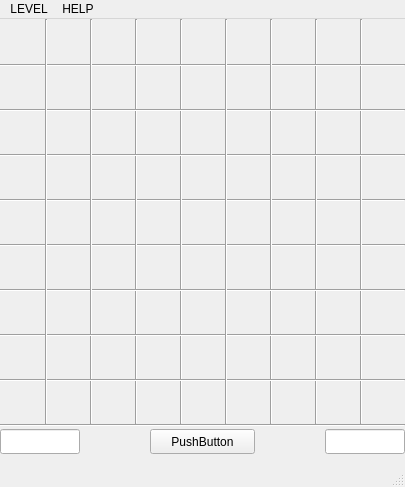
<?xml version="1.0" encoding="UTF-8"?>
<ui version="4.0">
 <class>Sudoku</class>
 <widget class="QMainWindow" name="Sudoku">
  <property name="windowModality">
   <enum>Qt::NonModal</enum>
  </property>
  <property name="geometry">
   <rect>
    <x>0</x>
    <y>0</y>
    <width>405</width>
    <height>487</height>
   </rect>
  </property>
  <property name="windowTitle">
   <string>MainWindow</string>
  </property>
  <widget class="QWidget" name="centralwidget">
   <widget class="Line" name="line_4">
    <property name="geometry">
     <rect>
      <x>0</x>
      <y>180</y>
      <width>405</width>
      <height>3</height>
     </rect>
    </property>
    <property name="orientation">
     <enum>Qt::Horizontal</enum>
    </property>
   </widget>
   <widget class="Line" name="line_5">
    <property name="geometry">
     <rect>
      <x>0</x>
      <y>225</y>
      <width>405</width>
      <height>3</height>
     </rect>
    </property>
    <property name="orientation">
     <enum>Qt::Horizontal</enum>
    </property>
   </widget>
   <widget class="Line" name="line_14">
    <property name="geometry">
     <rect>
      <x>180</x>
      <y>0</y>
      <width>3</width>
      <height>405</height>
     </rect>
    </property>
    <property name="orientation">
     <enum>Qt::Vertical</enum>
    </property>
   </widget>
   <widget class="Line" name="line_13">
    <property name="geometry">
     <rect>
      <x>135</x>
      <y>0</y>
      <width>3</width>
      <height>405</height>
     </rect>
    </property>
    <property name="orientation">
     <enum>Qt::Vertical</enum>
    </property>
   </widget>
   <widget class="Line" name="line_17">
    <property name="geometry">
     <rect>
      <x>315</x>
      <y>0</y>
      <width>3</width>
      <height>405</height>
     </rect>
    </property>
    <property name="orientation">
     <enum>Qt::Vertical</enum>
    </property>
   </widget>
   <widget class="Line" name="line_18">
    <property name="geometry">
     <rect>
      <x>360</x>
      <y>0</y>
      <width>3</width>
      <height>405</height>
     </rect>
    </property>
    <property name="orientation">
     <enum>Qt::Vertical</enum>
    </property>
   </widget>
   <widget class="Line" name="line_3">
    <property name="geometry">
     <rect>
      <x>0</x>
      <y>135</y>
      <width>405</width>
      <height>3</height>
     </rect>
    </property>
    <property name="orientation">
     <enum>Qt::Horizontal</enum>
    </property>
   </widget>
   <widget class="Line" name="line_1">
    <property name="geometry">
     <rect>
      <x>0</x>
      <y>45</y>
      <width>405</width>
      <height>3</height>
     </rect>
    </property>
    <property name="orientation">
     <enum>Qt::Horizontal</enum>
    </property>
   </widget>
   <widget class="Line" name="line_16">
    <property name="geometry">
     <rect>
      <x>270</x>
      <y>0</y>
      <width>3</width>
      <height>405</height>
     </rect>
    </property>
    <property name="orientation">
     <enum>Qt::Vertical</enum>
    </property>
   </widget>
   <widget class="Line" name="line_2">
    <property name="geometry">
     <rect>
      <x>0</x>
      <y>90</y>
      <width>405</width>
      <height>3</height>
     </rect>
    </property>
    <property name="orientation">
     <enum>Qt::Horizontal</enum>
    </property>
   </widget>
   <widget class="Line" name="line_6">
    <property name="geometry">
     <rect>
      <x>0</x>
      <y>270</y>
      <width>405</width>
      <height>3</height>
     </rect>
    </property>
    <property name="orientation">
     <enum>Qt::Horizontal</enum>
    </property>
   </widget>
   <widget class="Line" name="line_12">
    <property name="geometry">
     <rect>
      <x>90</x>
      <y>0</y>
      <width>3</width>
      <height>405</height>
     </rect>
    </property>
    <property name="orientation">
     <enum>Qt::Vertical</enum>
    </property>
   </widget>
   <widget class="Line" name="line_7">
    <property name="geometry">
     <rect>
      <x>0</x>
      <y>315</y>
      <width>405</width>
      <height>3</height>
     </rect>
    </property>
    <property name="orientation">
     <enum>Qt::Horizontal</enum>
    </property>
   </widget>
   <widget class="Line" name="line_8">
    <property name="geometry">
     <rect>
      <x>0</x>
      <y>360</y>
      <width>405</width>
      <height>3</height>
     </rect>
    </property>
    <property name="orientation">
     <enum>Qt::Horizontal</enum>
    </property>
   </widget>
   <widget class="Line" name="line_15">
    <property name="geometry">
     <rect>
      <x>225</x>
      <y>0</y>
      <width>3</width>
      <height>405</height>
     </rect>
    </property>
    <property name="orientation">
     <enum>Qt::Vertical</enum>
    </property>
   </widget>
   <widget class="Line" name="line_11">
    <property name="geometry">
     <rect>
      <x>45</x>
      <y>0</y>
      <width>3</width>
      <height>405</height>
     </rect>
    </property>
    <property name="orientation">
     <enum>Qt::Vertical</enum>
    </property>
   </widget>
   <widget class="QPushButton" name="pushButton">
    <property name="geometry">
     <rect>
      <x>150</x>
      <y>410</y>
      <width>105</width>
      <height>25</height>
     </rect>
    </property>
    <property name="text">
     <string>PushButton</string>
    </property>
   </widget>
   <widget class="QLineEdit" name="lineEdit">
    <property name="geometry">
     <rect>
      <x>325</x>
      <y>410</y>
      <width>80</width>
      <height>25</height>
     </rect>
    </property>
    <property name="maxLength">
     <number>5</number>
    </property>
   </widget>
   <widget class="QLineEdit" name="lineEdit_2">
    <property name="geometry">
     <rect>
      <x>0</x>
      <y>410</y>
      <width>80</width>
      <height>25</height>
     </rect>
    </property>
   </widget>
   <widget class="Line" name="line">
    <property name="geometry">
     <rect>
      <x>0</x>
      <y>405</y>
      <width>405</width>
      <height>3</height>
     </rect>
    </property>
    <property name="orientation">
     <enum>Qt::Horizontal</enum>
    </property>
   </widget>
  </widget>
  <widget class="QMenuBar" name="menubar">
   <property name="geometry">
    <rect>
     <x>0</x>
     <y>0</y>
     <width>405</width>
     <height>26</height>
    </rect>
   </property>
   <widget class="QMenu" name="menuLEVEL">
    <property name="title">
     <string>LEVEL</string>
    </property>
    <addaction name="actionEasy"/>
    <addaction name="actionMiddle"/>
    <addaction name="actionHard"/>
   </widget>
   <widget class="QMenu" name="menuHELP">
    <property name="title">
     <string>HELP</string>
    </property>
   </widget>
   <addaction name="menuLEVEL"/>
   <addaction name="menuHELP"/>
  </widget>
  <widget class="QStatusBar" name="statusbar"/>
  <action name="actionEasy">
   <property name="text">
    <string>Easy</string>
   </property>
  </action>
  <action name="actionMiddle">
   <property name="text">
    <string>Middle</string>
   </property>
  </action>
  <action name="actionHard">
   <property name="text">
    <string>Hard</string>
   </property>
  </action>
 </widget>
 <resources/>
 <connections/>
</ui>
